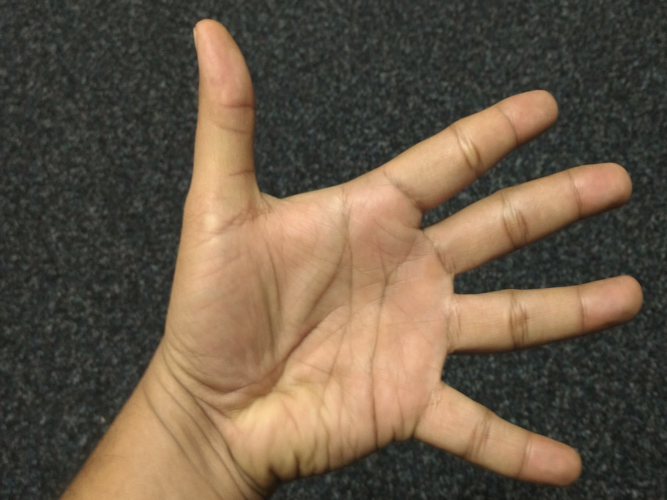
%> input picture PoissonImageEditing/hand.jpg, 667 x 500 px
$ octave task3a.m   (GNU Octave 9; MATLAB toolbox functions it lacks are replaced by stand-ins)
%> lines starting %> are read from the running program, lines starting %| are printed output that depends on the picture
close all;

imDest = im2double(rgb2gray(imread('hand.jpg')));
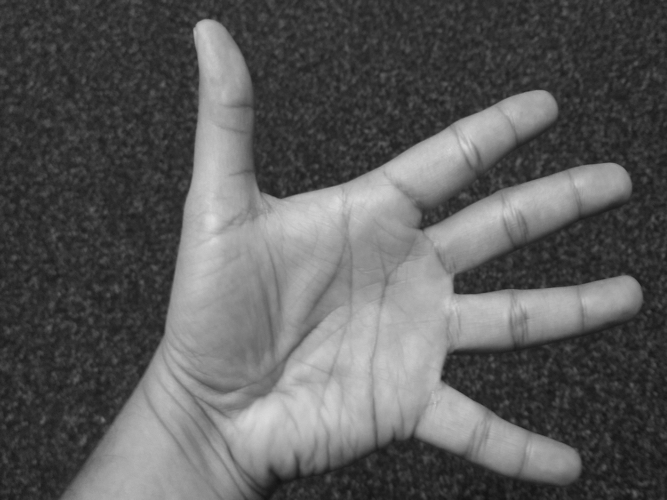
%> imDest: size 500x667 double; min 0.0706, max 0.875, mean 0.356
fig= figure();
set(fig, 'Position', [100, 100, 1000,600]);
subplot(2,2,1)
imshow(imDest);
title('Target Image');
drawnow;

imSource = im2double(rgb2gray(imread('eye.jpg')));
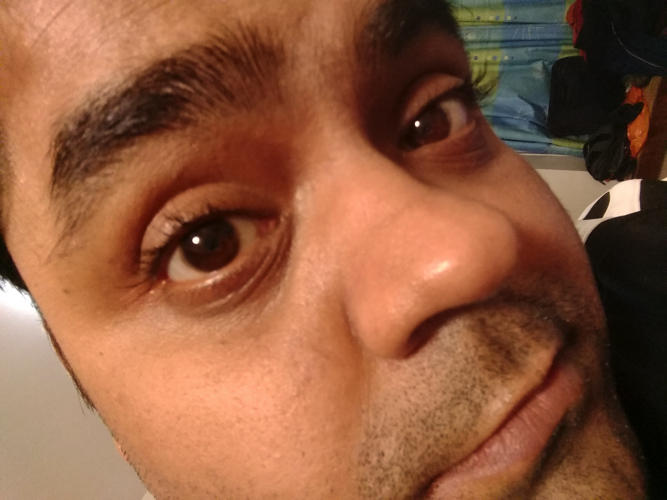
%> input picture PoissonImageEditing/eye.jpg, 667 x 500 px
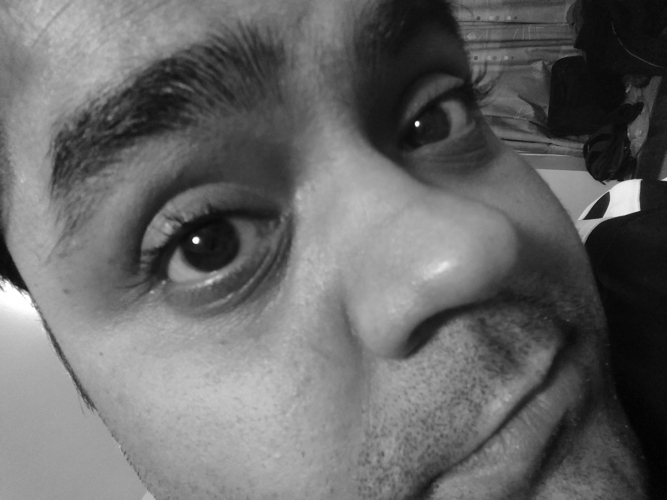
%> imSource: size 500x667 double; min 0.00392, max 1, mean 0.406
subplot(2,2,2)
imshow(imSource);
title('Source Image');
drawnow;

uiwait(msgbox('Please select a region in image using ROIPOLY tool','ROIPOLY','modal'));
%> (the run ends here)
